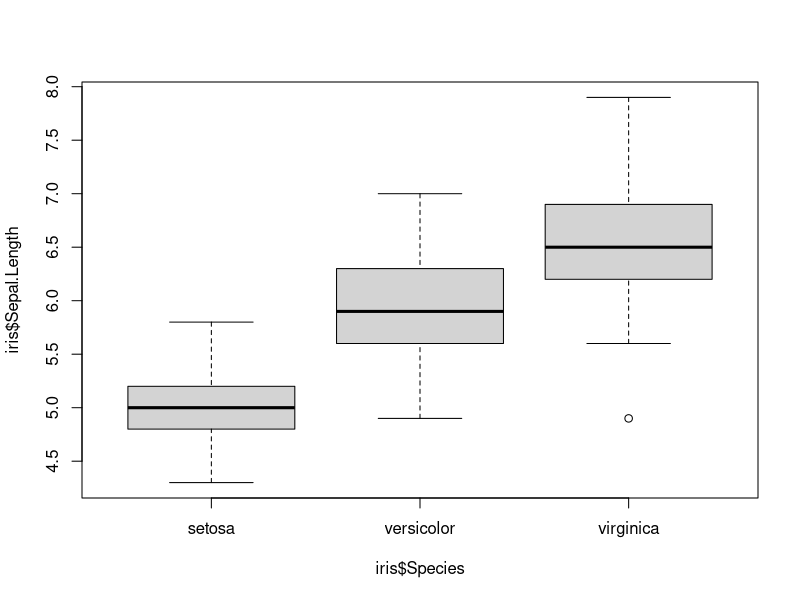
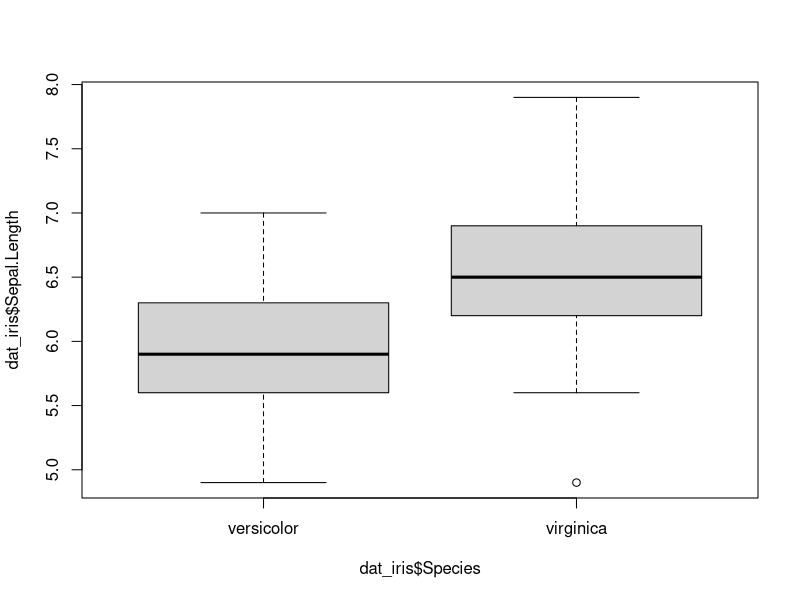

Reproduce these figures in R, in order.
data("iris")
boxplot(iris$Sepal.Length~iris$Species)

dat_iris <-subset(iris, Species %in% c("versicolor","virginica"))

# ELiminar un factor que se desecho de la base de datos original
dat_iris$Species <- droplevels(dat_iris$Species)

boxplot(dat_iris$Sepal.Length ~ dat_iris$Species)

#HO = la media de SL de la virginica es mayor que la media de la versicolor

t.test(dat_iris$Sepal.Length ~ dat_iris$Species, 
       alternative = "greater", var.equal =T)

tapply(dat_iris$Sepal.Length, dat_iris$Species, mean)

